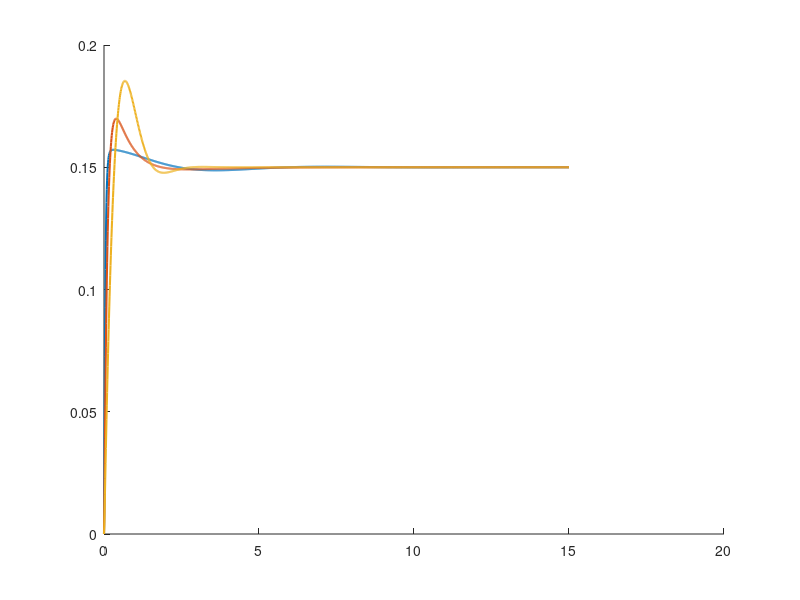

This figure's MATLAB source: (Note: this script raises an error after producing the figure.)
% Parâmetros do sistema físico
m = 0.174;        % Massa da bola (kg)
R = 0.0175;       % Raio da bola (m)
g = -9.8;         % Aceleração da gravidade (m/s²)
L = 0.28;         % Comprimento do braço (m)
d = 0.085;        % Distância barra-microcontrolador
J = m*(R^2)*(2/5); % Momento de inércia (kg*m²)

% Função de transferência da planta (bola sobre a barra)
s = tf('s');
P_ball = -m*g*d/L/(J/R^2+m)/s^2;

% Tempo de amostragem
ts = 0.01; % 10ms
z = tf('z', ts);

% Definição dos diferentes conjuntos de ganhos PID
gains = [
    10, 10, 10;
    10, 5, 5;
    5, 0, 2
];

% Tempo de simulação
t = 0:ts:15;  % Tempo total de 15 segundos
step_amplitude = 0.15; % Setpoint da posição da bolinha (15 cm)

% Criar figura para o gráfico comparativo
figure;
hold on;

% Iterar sobre os diferentes ganhos de PID
for i = 1:size(gains, 1)
    Kp = gains(i, 1);
    Ki = gains(i, 2);
    Kd = gains(i, 3);
    
    % Controlador PID digital (Backward Euler)
    C_pid_digital = Kp + (Ki * ts) / (z - 1) * z + (Kd * (z - 1) / (ts * z));
    
    % Discretizar a planta
    P_ball_digital = c2d(P_ball, ts, 'zoh');
    
    % Sistema em malha fechada discreto
    T_closed_digital = feedback(C_pid_digital * P_ball_digital, 1);
    
    % Simulação de resposta ao degrau
    [y, t_out] = step(step_amplitude * T_closed_digital, t);
    
    % Plotar resposta no mesmo gráfico
    plot(t_out, y, 'LineWidth', 1.5, 'DisplayName', sprintf('Kp=%d, Ki=%d, Kd=%d', Kp, Ki, Kd));
end

% Adicionar linha do setpoint
yline(step_amplitude, 'r--', 'Setpoint', 'LineWidth', 1.2);

% Configuração do gráfico
title('Comparação de Respostas do Sistema PID Digital');
xlabel('Tempo (s)');
ylabel('Posição da Bolinha (m)');
legend;
grid on;
hold off;
